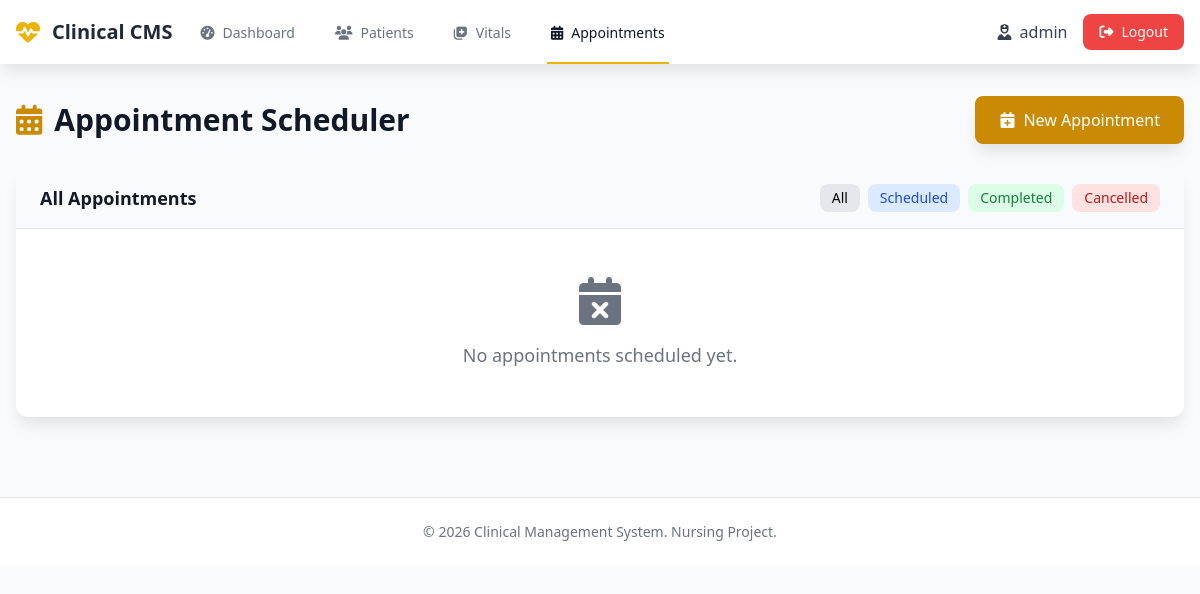
Before: /appointments (signed in) with the older database file.
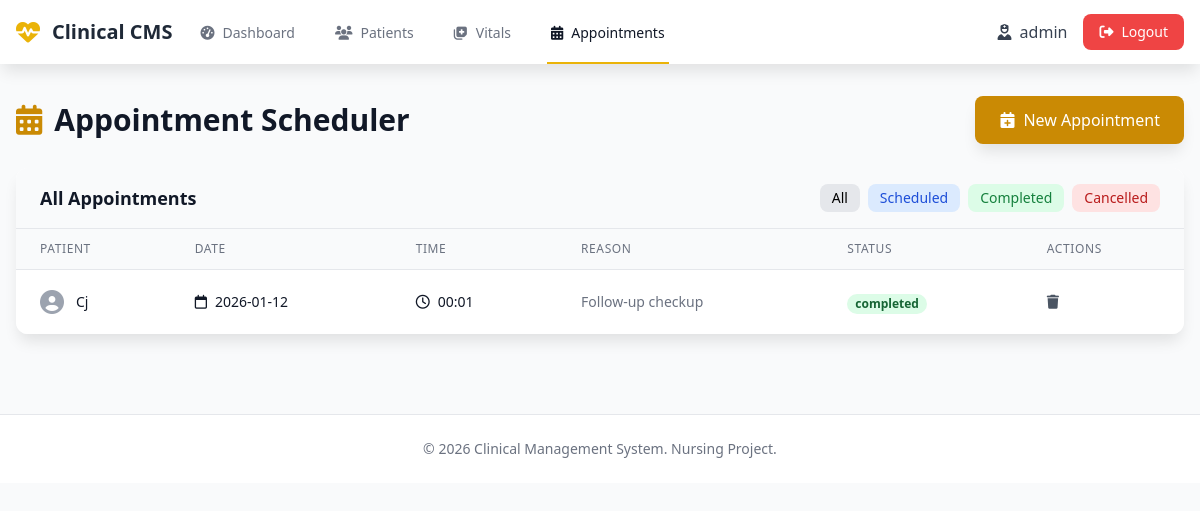
After: the same page with the newer database file.
### tables this page shows
CREATE TABLE appointments (
            id INTEGER PRIMARY KEY AUTOINCREMENT,
            patient_id INTEGER NOT NULL,
            date DATE NOT NULL,
            time TIME NOT NULL,
            reason TEXT NOT NULL,
            status TEXT DEFAULT 'scheduled',
            notes TEXT,
            created_at TIMESTAMP DEFAULT CURRENT_TIMESTAMP,
            FOREIGN KEY (patient_id) REFERENCES patients (id) ON DELETE CASCADE
        );

CREATE TABLE patients (
            id INTEGER PRIMARY KEY AUTOINCREMENT,
            name TEXT NOT NULL,
            age INTEGER NOT NULL,
            gender TEXT NOT NULL,
            blood_type TEXT,
            allergies TEXT,
            contact TEXT,
            address TEXT,
            created_at TIMESTAMP DEFAULT CURRENT_TIMESTAMP,
            updated_at TIMESTAMP DEFAULT CURRENT_TIMESTAMP
        );

### app.py (the view)
@app.route('/appointments')
@login_required
def appointments():
    db = get_db()
    patients_list = db.execute('SELECT * FROM patients ORDER BY name').fetchall()
    all_appointments = db.execute(
        '''SELECT a.*, p.name as patient_name
           FROM appointments a
           JOIN patients p ON a.patient_id = p.id
           ORDER BY a.date DESC, a.time DESC'''
    ).fetchall()
    return render_template('appointments.html', patients=patients_list, appointments=all_appointments)

### app.py (called while the page is built)
def login_required(f):
    @wraps(f)
    def decorated_function(*args, **kwargs):
        if 'user_id' not in session:
            flash('Please log in to access this page.', 'warning')
            return redirect(url_for('login'))
        return f(*args, **kwargs)
    return decorated_function

### models/database.py (called while the page is built)
def get_db():
    if 'db' not in g:
        g.db = sqlite3.connect(
            current_app.config['DATABASE'],
            detect_types=sqlite3.PARSE_DECLTYPES
        )
        g.db.row_factory = sqlite3.Row
    return g.db

### templates/appointments.html (shortened to what the changed rows need)
{% extends "layout.html" %}
{% block content %}
<div class="slide-in">
    <div class="flex justify-between items-center mb-6">
        <h1 class="text-3xl font-bold text-gray-900">
            <i class="fas fa-calendar-alt mr-3 text-yellow-600"></i>Appointment Scheduler
        </h1>
    </div>
    <div class="bg-white rounded-xl shadow-lg overflow-hidden">
        <div class="px-6 py-4 bg-gray-50 border-b flex justify-between items-center">
            <h2 class="text-lg font-semibold text-gray-900">All Appointments</h2>
        </div>
        {% if appointments %}
        <div class="overflow-x-auto">
            <table class="min-w-full divide-y divide-gray-200">
                <thead class="bg-gray-50">
                    <tr>
                        <th class="px-6 py-3 text-left text-xs font-medium text-gray-500 uppercase tracking-wider">Patient</th>
                        <th class="px-6 py-3 text-left text-xs font-medium text-gray-500 uppercase tracking-wider">Date</th>
                        <th class="px-6 py-3 text-left text-xs font-medium text-gray-500 uppercase tracking-wider">Time</th>
                        <th class="px-6 py-3 text-left text-xs font-medium text-gray-500 uppercase tracking-wider">Reason</th>
                        <th class="px-6 py-3 text-left text-xs font-medium text-gray-500 uppercase tracking-wider">Status</th>
                        <th class="px-6 py-3 text-left text-xs font-medium text-gray-500 uppercase tracking-wider">Actions</th>
                    </tr>
                </thead>
                <tbody class="bg-white divide-y divide-gray-200" id="appointmentsTable">
                    {% for appointment in appointments %}
                    <tr class="hover:bg-gray-50 appointment-row" data-status="{{ appointment.status }}">
                        <td class="px-6 py-4 whitespace-nowrap">
                            <div class="flex items-center">
                                <i class="fas fa-user-circle text-gray-400 text-2xl mr-3"></i>
                                <span class="text-sm font-medium text-gray-900">{{ appointment.patient_name }}</span>
                            </div>
                        </td>
                        <td class="px-6 py-4 whitespace-nowrap text-sm text-gray-900">
                            <i class="far fa-calendar mr-2"></i>{{ appointment.date }}
                        </td>
                        <td class="px-6 py-4 whitespace-nowrap text-sm text-gray-900">
                            <i class="far fa-clock mr-2"></i>{{ appointment.time }}
                        </td>
                        <td class="px-6 py-4 text-sm text-gray-500">
                            {{ appointment.reason }}
                        </td>
                        <td class="px-6 py-4 whitespace-nowrap">
                            <span class="px-2 inline-flex text-xs leading-5 font-semibold rounded-full
                                {% if appointment.status == 'scheduled' %}bg-blue-100 text-blue-800
                                {% elif appointment.status == 'completed' %}bg-green-100 text-green-800
                                {% elif appointment.status == 'cancelled' %}bg-red-100 text-red-800
                                {% else %}bg-yellow-100 text-yellow-800{% endif %}">
                                {{ appointment.status }}
                            </span>
                        </td>
                        <td class="px-6 py-4 whitespace-nowrap text-sm font-medium">
                            <a href="{{ url_for('delete_appointment', id=appointment.id) }}"
                               onclick="return confirm('Are you sure you want to delete this appointment?')"
                               class="text-gray-600 hover:text-gray-900" title="Delete">
                                <i class="fas fa-trash"></i>
                            </a>
                        </td>
                    </tr>
                    {% endfor %}
                </tbody>
            </table>
        </div>
        {% else %}
        <div class="text-center py-12 text-gray-500">
            <i class="fas fa-calendar-times text-5xl mb-4"></i>
            <p class="text-lg">No appointments scheduled yet.</p>
        </div>
        {% endif %}
    </div>
</div>
{% endblock %}

Changed rows visible on the page:
added appointments: patient_name "Cj", date "2026-01-12", time "00:01", reason "Follow-up checkup", status "completed"
Other visible differences:
text no longer shown: "No appointments scheduled yet."
text now shown: "PATIENT DATE TIME REASON STATUS ACTIONS"
